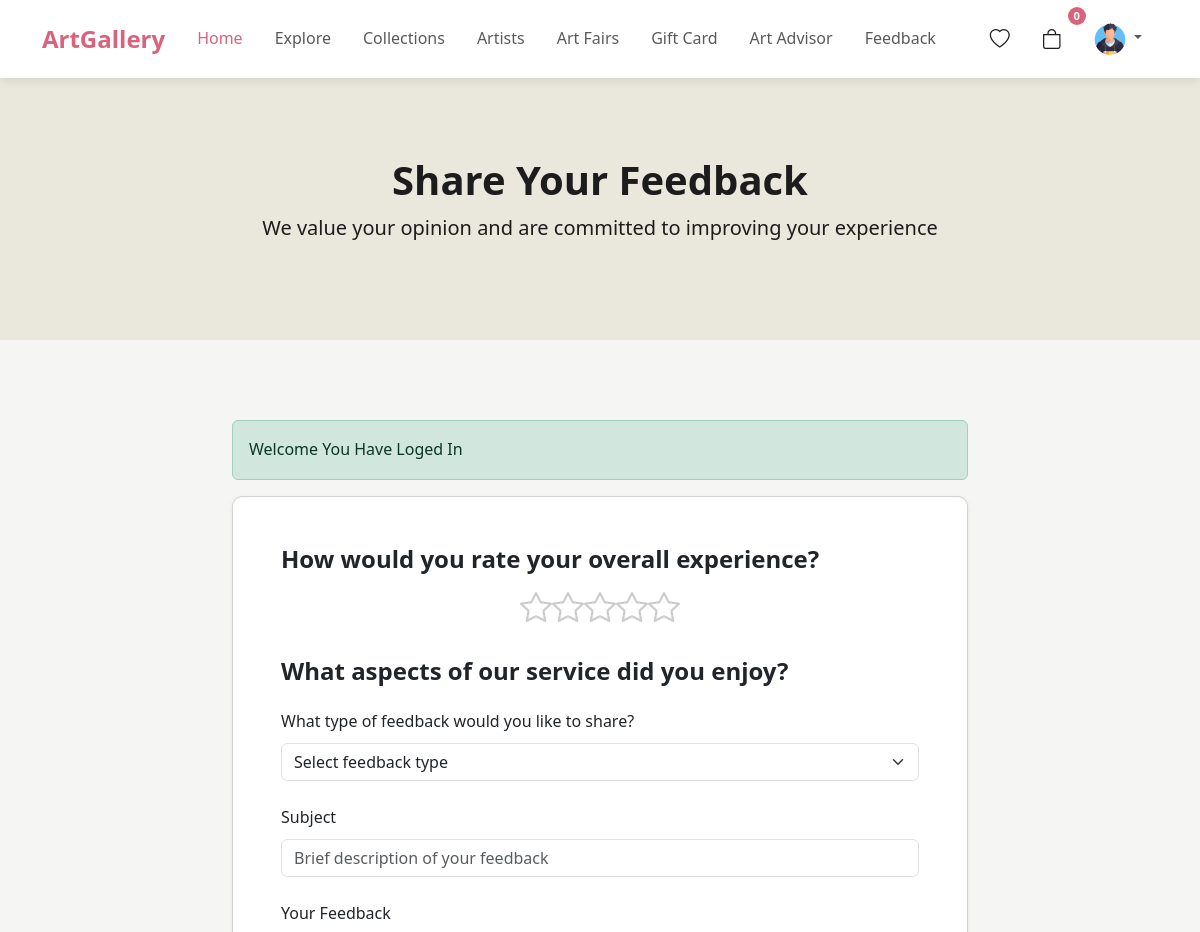
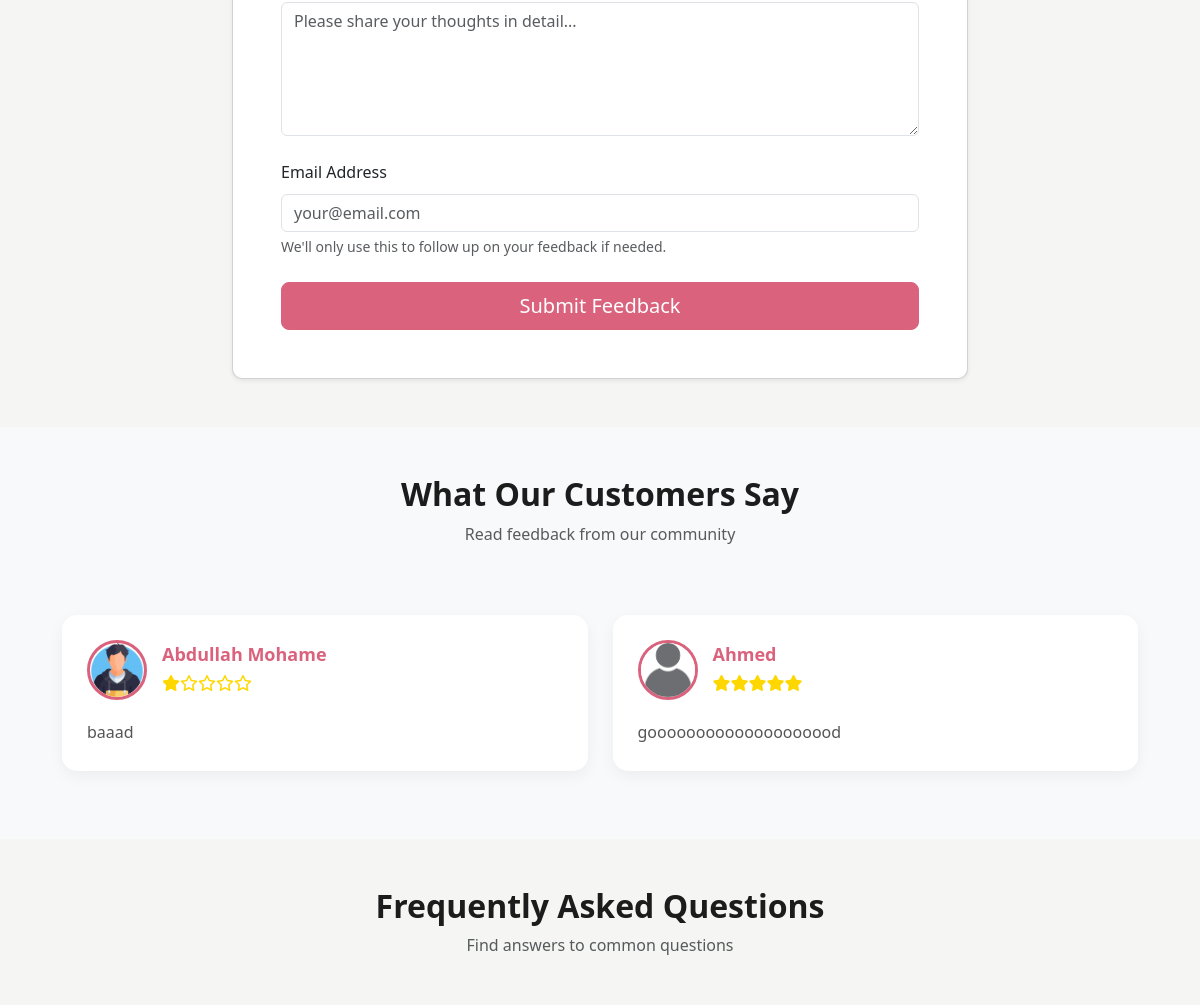
The app's page /pages/feedback.php (signed in, upper part), older data (2 pictures, top to bottom).
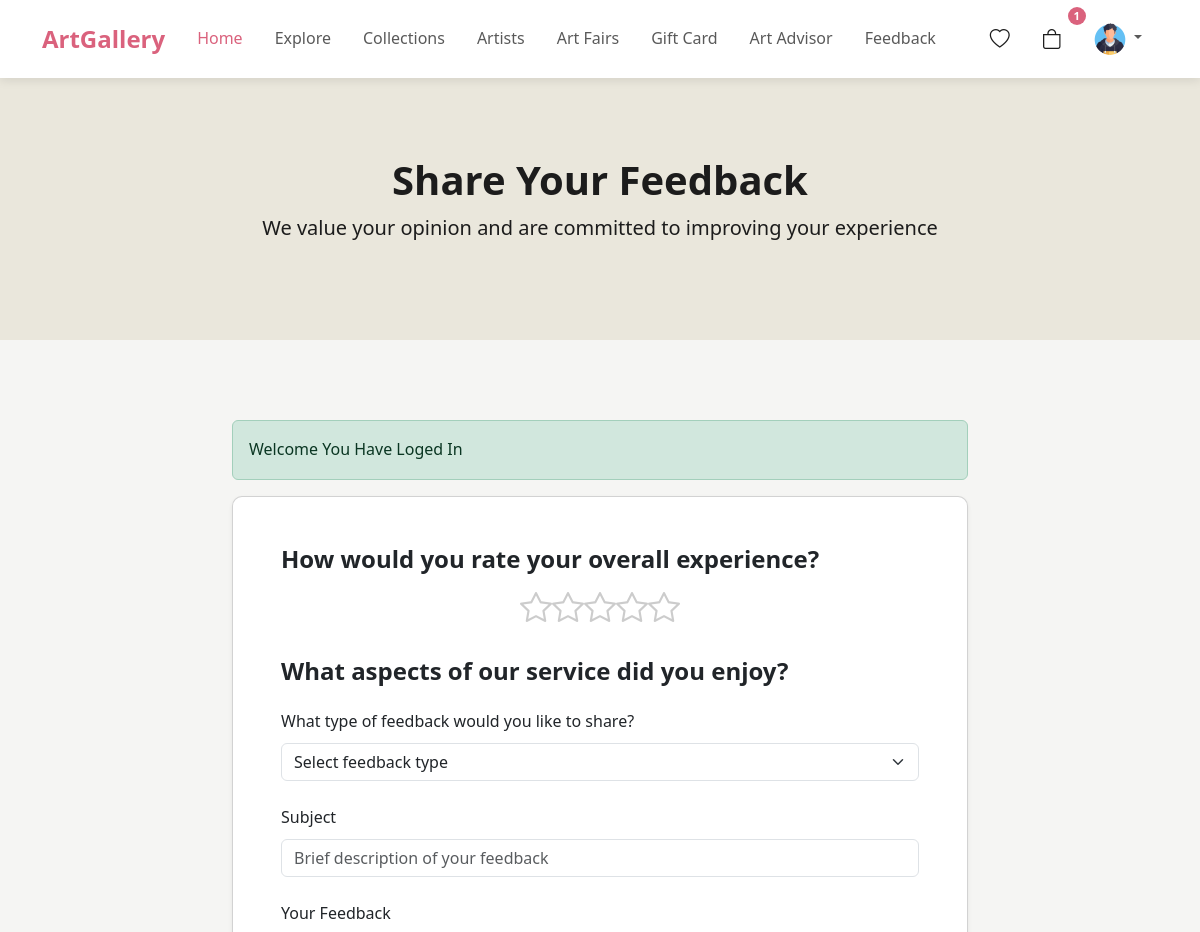
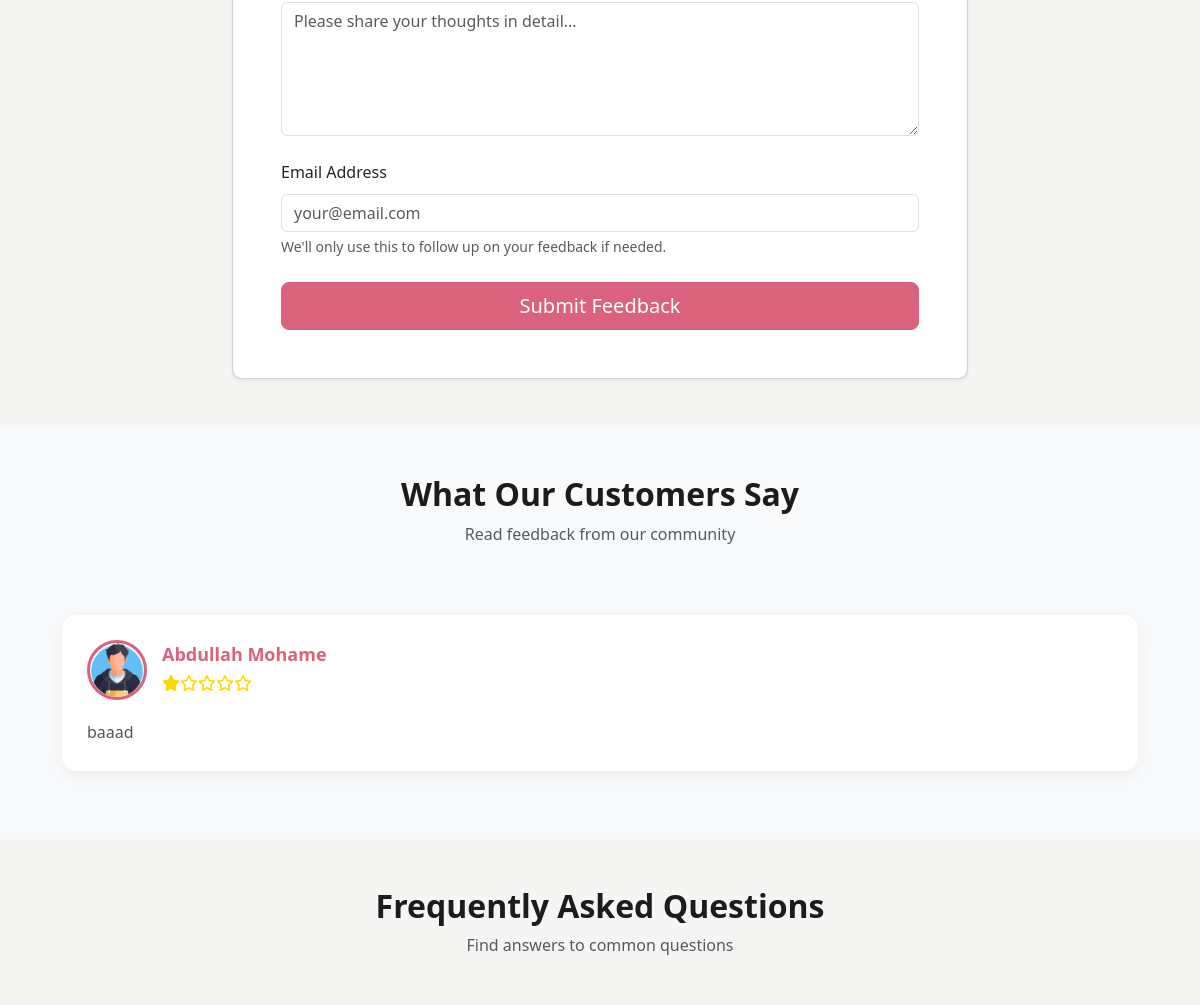
The same page, newer data (2 pictures, top to bottom).
### tables this page shows
CREATE TABLE `feedback` (
  `id` int(11) NOT NULL,
  `user_id` int(11) DEFAULT NULL,
  `rating` int(1) NOT NULL DEFAULT 0,
  `feedback_type` enum('general','suggestion','question') NOT NULL,
  `subject` varchar(255) NOT NULL,
  `message` text NOT NULL,
  `email` varchar(255) NOT NULL,
  `submitted_at` timestamp NOT NULL DEFAULT current_timestamp()
);

CREATE TABLE `users` (
  `id` int(11) NOT NULL,
  `name` varchar(255) NOT NULL,
  `email` varchar(255) NOT NULL,
  `password` varchar(255) NOT NULL,
  `role` varchar(255) NOT NULL,
  `image` varchar(255) NOT NULL DEFAULT 'uploads/profile/unknown.png',
  `work_name` varchar(100) DEFAULT NULL,
  `bio` varchar(255) DEFAULT NULL
);

### class/class.php (called while the page is built, shortened)
<?php
class Visitor extends User
{
    public function ShowFeedback()
    {
        require_once('../includes/conn.php');
        $showFeedback = "SELECT feedback.*, users.name, users.image
                            FROM feedback
                            JOIN users ON feedback.user_id = users.id
                            WHERE feedback.feedback_type = 'general'
                            ORDER BY feedback.id DESC";
        $showFeedbackResult = mysqli_query($conn, $showFeedback);
        return $showFeedbackResult;
    }
}

### pages/feedback.php (the view, shortened to what the changed rows need)
<!DOCTYPE html>
<html lang="en">
<head>
    <link rel="stylesheet" href="https://cdn.jsdelivr.net/npm/bootstrap@5.3.0/dist/css/bootstrap.min.css">
    <link rel="stylesheet" href="https://cdn.jsdelivr.net/npm/bootstrap-icons@1.11.1/font/bootstrap-icons.css">
    <link rel="stylesheet" href="../assets/css/style.css">
    <link rel="stylesheet" href="https://cdnjs.cloudflare.com/ajax/libs/font-awesome/6.6.0/css/all.min.css" />
</head>
<body>
    <?php
    include '../includes/header.php';
    ?>
    <section class="page-hero">
        <div class="container">
            <div class="row">
                <div class="col-lg-8 mx-auto text-center">
                    <h1>Share Your Feedback</h1>
                </div>
            </div>
        </div>
    </section>
    <section class="testimonials py-5 bg-light">
        <div class="container">
            <div class="section-header text-center mb-5">
                <h2>What Our Customers Say</h2>
            </div>
            <div class="reviews-grid">
                <?php
                require_once('../class/class.php');
                $visitor = new Visitor();
                $rowData = $visitor->ShowFeedback();
                while ($row = mysqli_fetch_assoc($rowData)) {
                ?>
                    <div class="review-card">
                        <div class="review-header">
                            <img src="../back/<?php echo $row['image'] ?>" alt="User">
                            <div class="reviewer-info">
                                <h4><?php echo $row['name'] ?></h4>
                                <div class="rating">
                                    <?php
                                    $rating = $row['rating'];
                                    for ($i = 1; $i <= 5; $i++) {
                                        echo ($i <= $rating) ? '<i class="fa-solid fa-star"></i>' : '<i class="fa-regular fa-star"></i>';
                                    }
                                    ?>
                                </div>
                            </div>
                        </div>
                        <div class="review-content">
                            <?php echo $row['message'] ?>
                        </div>
                    </div>
                <?php } ?>
            </div>
        </div>
    </section>
    <section class="faq py-5">
        <div class="container">
            <div class="section-header text-center mb-5">
                <h2>Frequently Asked Questions</h2>
            </div>
        </div>
    </section>
</body>
</html>

### includes/header.php (shortened to what the changed rows need)
<?php
include '../includes/conn.php';
?>
<link rel='stylesheet' href='https://cdn.jsdelivr.net/npm/boxicons@2.0.5/css/boxicons.min.css'>
<link rel="stylesheet" href="https://cdnjs.cloudflare.com/ajax/libs/font-awesome/6.6.0/css/all.min.css" />
<nav class="navbar navbar-expand-lg navbar-light fixed-top">
    <div class="container">
        <div class="collapse navbar-collapse" id="navbarNav">
            <?php if (isset($_SESSION['user']) && $_SESSION['user_role'] == 'visitor'): ?>
                <ul class="navbar-nav">
                    <li class="nav-item">
                        <a class="nav-link nav-icon position-relative" href="favorites.php">
                            <i class="bi bi-heart"></i>
                        </a>
                    </li>
                    <?php
                    $user_id = $_SESSION['user_id'];
                    $sql = "SELECT COUNT(*) as total FROM cart WHERE user_id = $user_id";
                    $result = $conn->query($sql);
                    $row = $result->fetch_assoc();
                    $cartCount = $row['total'];
                    ?>
                    <li class="nav-item">
                        <a class="nav-link nav-icon position-relative" href="cart.php">
                            <i class="bi bi-bag"></i>
                            <span class="cart-count"><?= $cartCount ?></span>
                        </a>
                    </li>
                    <li class="nav-item dropdown">
                        <a class="nav-link dropdown-toggle" href="#" id="navbarDropdown" role="button" data-bs-toggle="dropdown">
                            <img src="../back/<?php echo $_SESSION['user_image'] ?>" alt="Profile" class="rounded-circle" width="32" height="32">
                        </a>
                    </li>
                </ul>
            <?php endif; ?>
        </div>
    </div>
</nav>

Row changes from the older to the newer data that the page shows:
removed feedback: user.image (picture), user.name "Ahmed", rating 5 (drawn), message "goooooooooooooooooood"
Text that changed along with them:
$cartCount: "0" → "1"
